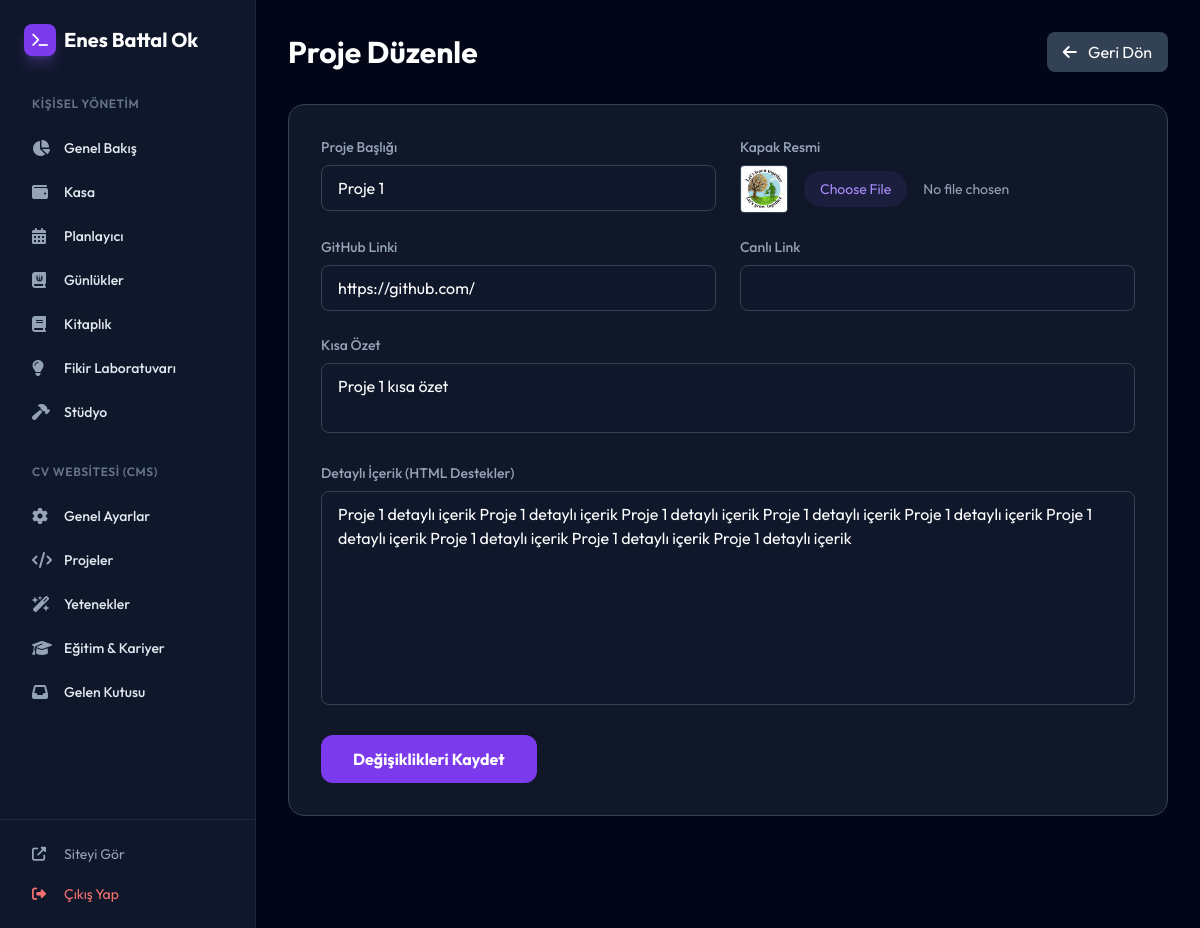
The app's page /admin/projects/edit/1 (signed in) with its own data.
### models.py (models this page shows)
class Proje(db.Model):
    id = db.Column(db.Integer, primary_key=True)
    baslik = db.Column(db.String(200), nullable=False)
    notlar = db.Column(db.Text)
    github_link = db.Column(db.String(255))
    canli_link = db.Column(db.String(255))
    versiyon_gecmisi = db.Column(db.Text)
    kapak_resmi = db.Column(db.String(255))
    detayli_icerik = db.Column(db.Text)
    ilerleme_yuzde = db.Column(db.Integer, default=0)

### main.py (the view, shortened to what this page needs)
    @app.route('/admin/projects/edit/<int:id>', methods=['GET', 'POST'])
    @login_required
    def edit_project(id):
        proje = Proje.query.get_or_404(id)
        return render_template('admin_project_edit.html', proje=proje)

### templates/admin_project_edit.html (shortened to what this page needs)
{% extends "admin_base.html" %}
{% block content %}
<div class="pb-20">
    <div class="flex items-center justify-between mb-8">
        <h1 class="text-3xl font-bold text-white">Proje Düzenle</h1>
        <a href="{{ url_for('admin_projects') }}" class="px-4 py-2 bg-slate-700 text-white rounded-lg hover:bg-slate-600 transition-all">
            <i class="fas fa-arrow-left mr-2"></i> Geri Dön
        </a>
    </div>
    <div class="bg-slate-800/50 p-8 rounded-2xl border border-slate-700">
        <form action="{{ url_for('edit_project', id=proje.id) }}" method="POST" enctype="multipart/form-data" class="space-y-6">
            <div class="grid grid-cols-1 md:grid-cols-2 gap-6">
                <div>
                    <label class="block text-sm font-medium text-slate-400 mb-2">Proje Başlığı</label>
                    <input type="text" name="baslik" value="{{ proje.baslik }}" required class="w-full px-4 py-2.5 bg-slate-900 border border-slate-700 rounded-lg text-white focus:border-violet-500 outline-none">
                </div>
                <div>
                    <label class="block text-sm font-medium text-slate-400 mb-2">Kapak Resmi</label>
                    <div class="flex items-center gap-4">
                        {% if proje.kapak_resmi %}
                        <img src="{{ proje.kapak_resmi }}" class="w-12 h-12 rounded object-cover border border-slate-700">
                        {% endif %}
                        <input type="file" name="kapak_resmi" class="w-full text-sm text-slate-400 file:mr-4 file:py-2 file:px-4 file:rounded-full file:border-0 file:bg-violet-500/10 file:text-violet-400">
                    </div>
                </div>
                <div>
                    <label class="block text-sm font-medium text-slate-400 mb-2">GitHub Linki</label>
                    <input type="url" name="github_link" value="{{ proje.github_link or '' }}" class="w-full px-4 py-2.5 bg-slate-900 border border-slate-700 rounded-lg text-white focus:border-violet-500 outline-none">
                </div>
                <div>
                    <label class="block text-sm font-medium text-slate-400 mb-2">Canlı Link</label>
                    <input type="url" name="canli_link" value="{{ proje.canli_link or '' }}" class="w-full px-4 py-2.5 bg-slate-900 border border-slate-700 rounded-lg text-white focus:border-violet-500 outline-none">
                </div>
                <div class="md:col-span-2">
                    <label class="block text-sm font-medium text-slate-400 mb-2">Kısa Özet</label>
                    <textarea name="notlar" rows="2" class="w-full px-4 py-2.5 bg-slate-900 border border-slate-700 rounded-lg text-white focus:border-violet-500 outline-none resize-none">{{ proje.notlar or '' }}</textarea>
                </div>
                <div class="md:col-span-2">
                    <label class="block text-sm font-medium text-slate-400 mb-2">Detaylı İçerik (HTML Destekler)</label>
                    <textarea name="detayli_icerik" rows="8" class="w-full px-4 py-2.5 bg-slate-900 border border-slate-700 rounded-lg text-white focus:border-violet-500 outline-none resize-none">{{ proje.detayli_icerik or '' }}</textarea>
                </div>
            </div>
            <button type="submit" class="px-8 py-3 bg-violet-600 hover:bg-violet-700 text-white font-bold rounded-xl transition-all">Değişiklikleri Kaydet</button>
        </form>
    </div>
</div>
{% endblock %}

### templates/admin_base.html (style rules this page uses)
body { font-family: 'Outfit', sans-serif; }

### records on screen
Proje: baslik "Proje 1", kapak_resmi (picture), github_link "https://github.com/", notlar "Proje 1 kısa özet", detayli_icerik "Proje 1 detaylı içerik Proje 1 detaylı içerik Proje 1 detaylı içerik Proje 1 detaylı içerik Proje 1 detaylı içerik Proje 1 detaylı içerik Proje 1 detaylı içerik Proje 1 detaylı içerik Proje 1 detaylı içerik"
